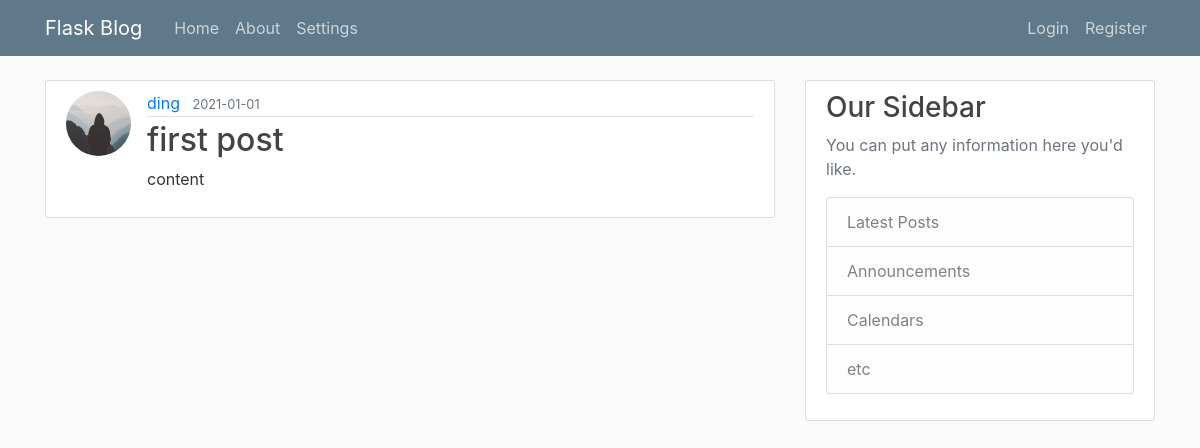
/post/1, run on an earlier commit of the app's database.
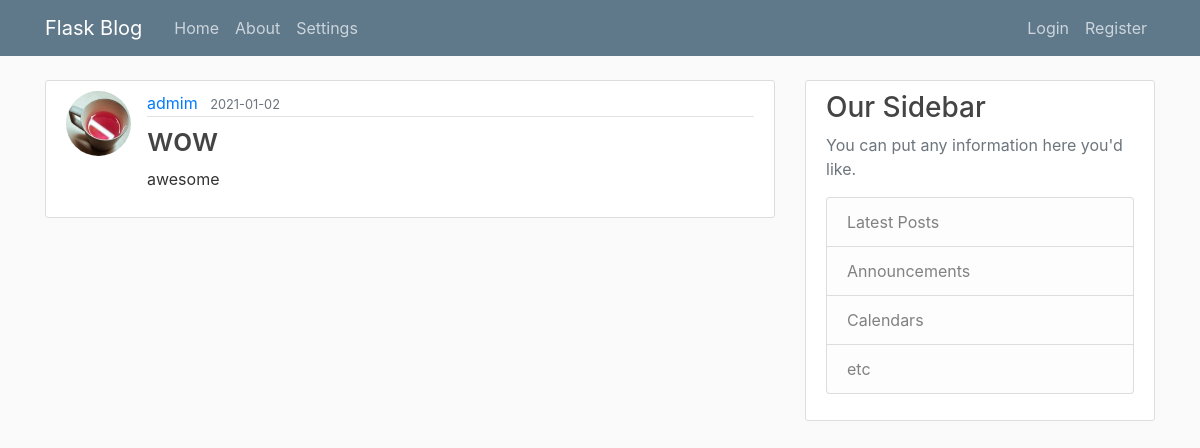
And on a later commit of the database.
### flaskblog/models.py (models this page shows, shortened)
class User(db.Model, UserMixin):
    id = db.Column(db.Integer, primary_key=True)
    username = db.Column(db.String(20), unique=True, nullable=False)
    email = db.Column(db.String(120), unique=True, nullable=False)
    image_file = db.Column(db.String(20), nullable=False, default='default.jpg')
    password = db.Column(db.String(60), nullable=False)
    posts = db.relationship('Post', backref='author', lazy=True)
    comments = db.relationship('Comment', backref='author', lazy=True)

class Post(db.Model):
    id = db.Column(db.Integer, primary_key=True)
    title = db.Column(db.String(100), nullable=False)
    date_posted = db.Column(db.DateTime, nullable=False, default=datetime.now)
    content = db.Column(db.Text, nullable=False)
    user_id = db.Column(db.Integer, db.ForeignKey('user.id'), nullable=False)
    likes = db.Column(db.Integer, default = 0)

### flaskblog/posts/routes.py (the view)
@posts.route("/post/<int:post_id>")
def post(post_id):
    post = Post.query.get_or_404(post_id)
    return render_template('post.html', title=post.title, post=post)

### flaskblog/templates/post.html (shortened to what this page needs)
{% extends "layout.html" %}
{% block content %}
  <article class="media content-section">
    <img class="rounded-circle article-img" src="{{ url_for('static', filename='profile_pics/' + post.author.image_file) }}">
    <div class="media-body">
      <div class="article-metadata">
        <a class="mr-2" href="{{ url_for('users.user_posts', username=post.author.username) }}">{{ post.author.username }}</a>
        <small class="text-muted">{{ post.date_posted.strftime('%Y-%m-%d') }}</small>
      </div>
      <h2 class="article-title">{{ post.title }}</h2>
      <p class="article-content">{{ post.content }}</p>
    </div>
  </article>
{% endblock content %}

What changed in the data, as far as the page shows it:
changed User: image_file: picture added in place of a placeholder; author.username "ding" → "admim"
changed Post: date_posted "2021-01-01" → "2021-01-02"; title "first post" → "wow"; content "content" → "awesome"
